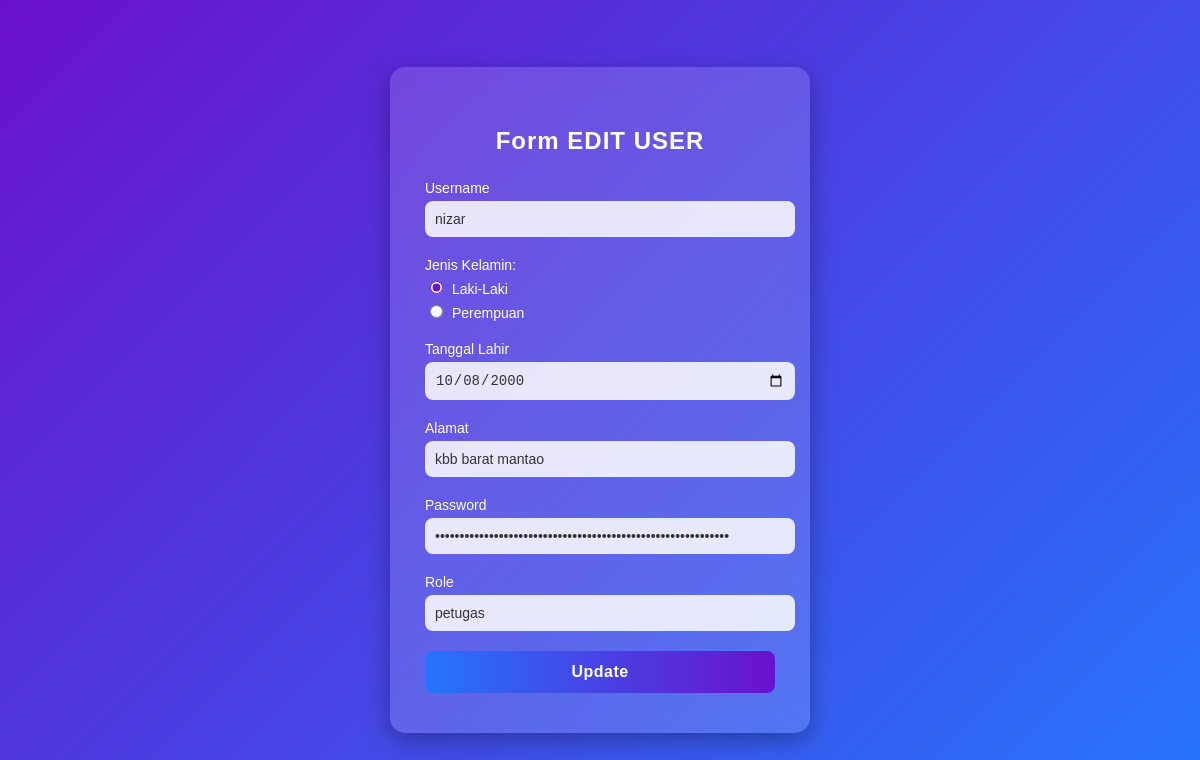
The app's page /controllers/control_user.php?aksi=edit&id=2 (signed in) with its own data.
### tables this page shows
CREATE TABLE `user` (
  `id_user` int(11) NOT NULL,
  `nama_user` varchar(100) NOT NULL,
  `jenis_kelamin` enum('laki-laki','perempuan') NOT NULL,
  `tanggal_lahir` date NOT NULL,
  `alamat` varchar(100) NOT NULL,
  `password` varchar(255) NOT NULL,
  `role` enum('admin','petugas','pembeli') NOT NULL
);

### models/m_koneksi.php (called while the page is built, shortened)
<?php
class m_koneksi {
    private $host = "localhost",
            $username = "root",
            $pass = "",
            $db = "apotek_kece";
    function __construct() {
        $this->koneksi = mysqli_connect($this->host, $this->username, $this->pass, $this->db);
        if ($this->koneksi) {
            return $this->koneksi;
        } else {
            die("Koneksi ke database gagal: " . mysqli_connect_error());
        }
    }
}

### models/m_user.php (called while the page is built, shortened)
<?php
include_once "m_koneksi.php";
class m_user {
    private $koneksi;
    public function __construct() {
        $db = new m_koneksi();
        $this->koneksi = $db->koneksi;
    }
    function tampil_data_by_id($id) {
        $sql = "SELECT * FROM user WHERE id_user = $id";
        $query = mysqli_query($this->koneksi, $sql);
        return mysqli_fetch_object($query);
    }
}
?>

### views/form_edit.php (the view, shortened to what this page needs)
<!DOCTYPE html>
<html lang="id">
<head>
  <link rel="stylesheet" href="../asset/css_edit_user.css">
</head>
<body>
  <div class="register-box">
    <h2>Form EDIT USER</h2>
    <form action="../controllers/control_user.php?aksi=update" method="post">
  <label for="nama_user">Username</label>
  <input type="text" id="nama_user" name="nama_user" value="<?= $users->nama_user ?>" required>
  <label>Jenis Kelamin:</label>
  <div class="radio-group">
    <label>
      <input type="radio" name="jenis_kelamin" value="laki-laki"
        <?= ($users->jenis_kelamin == 'laki-laki') ? 'checked' : ''; ?>> Laki-Laki
    </label>
    <label>
      <input type="radio" name="jenis_kelamin" value="perempuan"
        <?= ($users->jenis_kelamin == 'perempuan') ? 'checked' : ''; ?>> Perempuan
    </label>
  </div>
  <label for="tanggal_lahir">Tanggal Lahir</label>
  <input type="date" id="tanggal_lahir" name="tanggal_lahir" value="<?= $users->tanggal_lahir ?>" required>
  <label for="alamat">Alamat</label>
  <input type="text" id="alamat" name="alamat" value="<?= $users->alamat ?>" required>
  <label for="password">Password</label>
  <input type="password" id="password" name="password" value="<?= $users->password ?>" required>
  <label for="role">Role</label>
  <input type="text" id="role" name="role" value="<?= $users->role ?>" readonly>
  <button type="submit" name="update">Update</button>
</form>
  </div>
</body>
</html>

### asset/css_edit_user.css (style rules this page uses)
body { font-family: 'Poppins', sans-serif; background: linear-gradient(135deg, #6a11cb, #2575fc); height: 100vh; display: flex; justify-content: center; align-items: center; margin: 0; }
.register-box { background: rgba(255, 255, 255, 0.15); backdrop-filter: blur(10px); padding: 40px 35px; border-radius: 15px; box-shadow: 0 8px 25px rgba(0, 0, 0, 0.3); width: 350px; color: #fff; text-align: center; transition: transform 0.3s ease; }
.register-box h2 { margin-bottom: 25px; letter-spacing: 1px; font-weight: 600; }
.register-box label { display: block; text-align: left; margin-bottom: 5px; font-size: 14px; font-weight: 500; }
.register-box input[type="text"], .register-box input[type="date"], .register-box input[type="password"] { width: 100%; padding: 10px; border: none; border-radius: 8px; margin-bottom: 20px; background-color: rgba(255, 255, 255, 0.85); color: #333; font-size: 14px; outline: none; transition: 0.3s; }
.register-box input[type="radio"] { margin-right: 5px; accent-color: #6a11cb; }
.register-box .radio-group { text-align: left; margin-bottom: 20px; font-size: 14px; }
.register-box button { width: 100%; padding: 12px; border: none; background: linear-gradient(90deg, #2575fc, #6a11cb); color: white; font-size: 16px; border-radius: 8px; cursor: pointer; font-weight: bold; letter-spacing: 0.5px; transition: background 0.3s, transform 0.2s; }

### records on screen
user: nama_user "nizar", jenis_kelamin "☑ Laki-Laki", jenis_kelamin "☐ Perempuan", tanggal_lahir "10/08/2000", alamat "kbb barat mantao", role "petugas"
